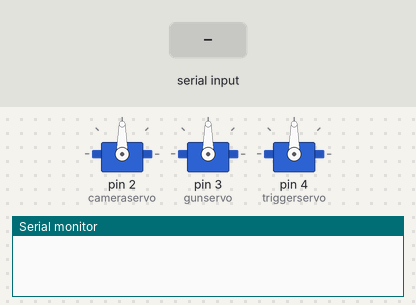
A sketch run on a simulated Arduino Uno, built with avr-gcc and run on an emulated ATmega328P. Parts: 3 × servo, the last lines printed to the serial monitor. The inputs (shaded band) are chosen by the test bench.

Above: at 1.2 s.
1.3 s: "90,45,200\n" received over Serial
At 2.6 s:
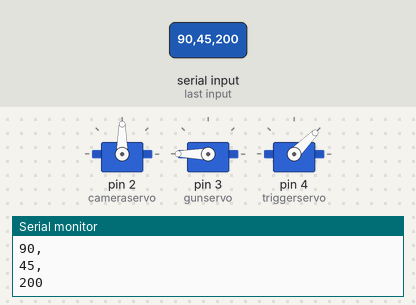
2.9 s: "30,150,10\n" received over Serial
At 3.8 s:
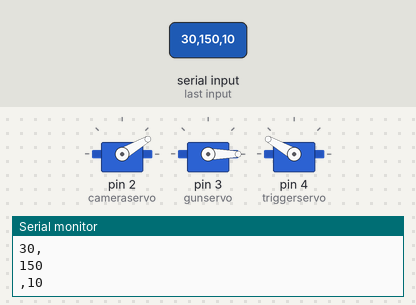
4.5 s: "90,45\n" received over Serial
At 5.7 s:
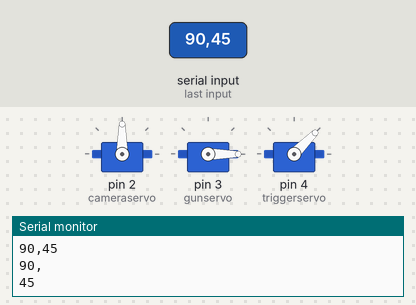
6.0 s: "5\n" received over Serial
At 6.8 s:
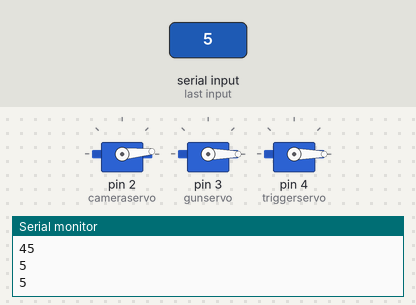
7.5 s: "90\n" received over Serial
At 8.3 s:
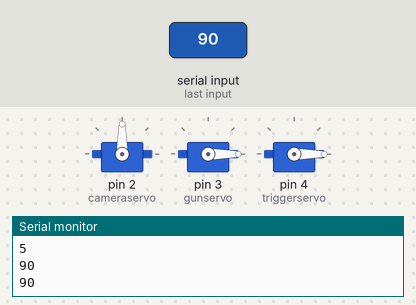
9.0 s: "200\n" received over Serial
At 9.8 s:
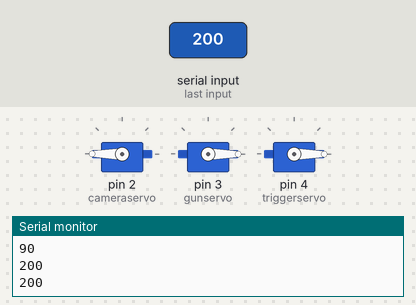
Timing chart, 0 to 11.5 s (numbered marks = the images above; inputs shaded):
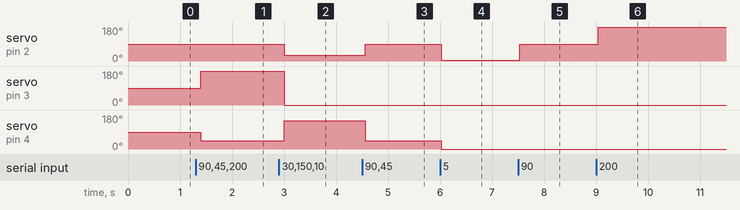

Measured:
- after the input at 1.3 s, servo on pin 3 (gunservo): 90° → 180° after 0.10 s; servo on pin 4 (triggerservo): 90° → 45° after 0.10 s
- after the input at 2.9 s, servo on pin 2 (cameraservo): 90° → 30° after 0.10 s; servo on pin 3 (gunservo): 180° → 0° after 0.10 s; servo on pin 4 (triggerservo): 45° → 150° after 0.10 s
- after the input at 4.5 s, servo on pin 2 (cameraservo): 30° → 90° after 0.06 s; servo on pin 4 (triggerservo): 150° → 45° after 0.06 s
- after the input at 6.0 s, servo on pin 2 (cameraservo): 90° → 5° at once; servo on pin 4 (triggerservo): 45° → 0° at once
- after the input at 7.5 s, servo on pin 2 (cameraservo): 5° → 90° at once
- after the input at 9.0 s, servo on pin 2 (cameraservo): 90° → 180° at once

The sketch:

stressed.ino
```cpp
#include <Servo.h>

Servo cameraservo;
Servo gunservo;
Servo triggerservo;

String readString, n1, n2, n3;

void setup() {
  cameraservo.attach(2);
  gunservo.attach(3);
  triggerservo.attach(4);
  Serial.begin(9600);
}

void loop() {
  while (Serial.available()) {
   delay(10);
   if (Serial.available() >0) {
     char c = Serial.read();
     readString += c;
   }
 }

 if (readString.length() > 0) {
     Serial.println(readString);

     n1 = readString.substring(0, 3);
     n2 = readString.substring(3, 6);
     n3 = readString.substring(6, 9);

     Serial.println(n1);
     Serial.println(n2);
     Serial.println(n3);

     int pos1;
     int pos2;
     int pos3;

     char carray1[6];
     n1.toCharArray(carray1, sizeof(carray1));
     pos1 = atoi(carray1);

     char carray2[6];
     n2.toCharArray(carray2, sizeof(carray2));
     pos2 = atoi(carray2);

     char carray3[6];
     n3.toCharArray(carray3, sizeof(carray3));
     pos3 = atoi(carray3);

     cameraservo.write(pos1);
     triggerservo.write(pos2);
     gunservo.write(pos3);
   readString="";
 }
}
```
